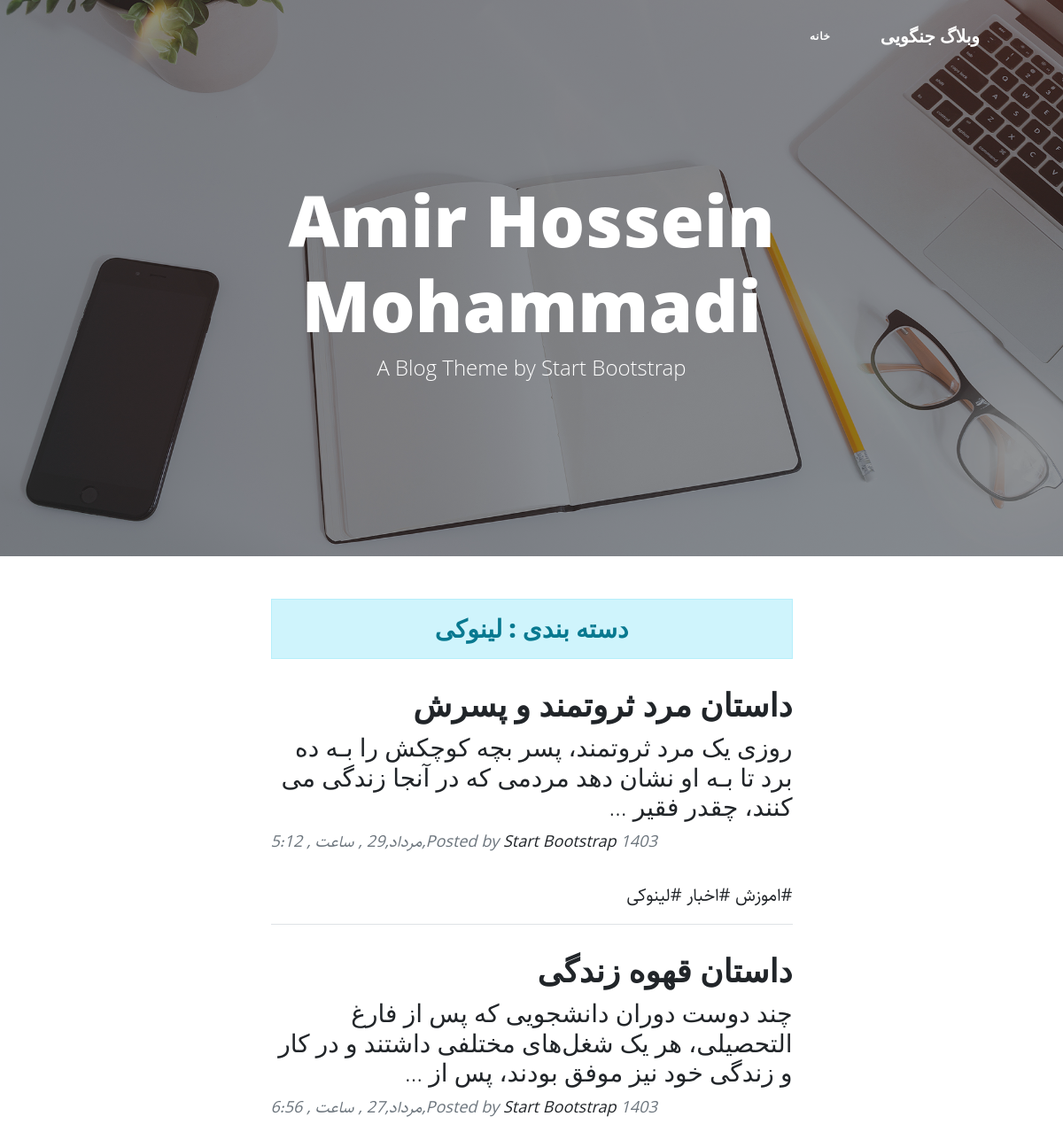
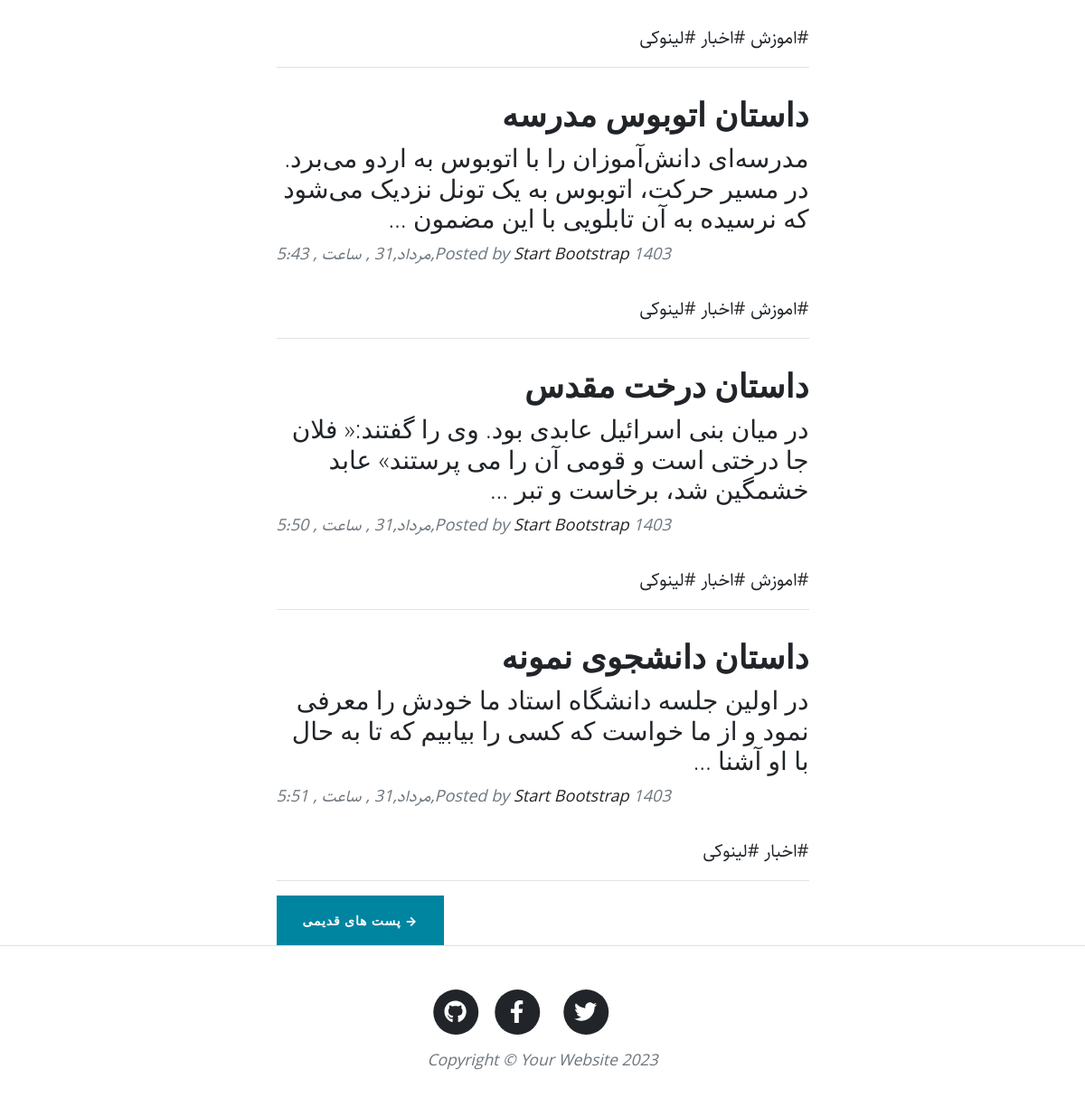
/category/linux, run on the app's committed database (2 pictures, top to bottom).
### home/models.py (models this page shows, shortened)
class Category(models.Model):
    parent = models.ForeignKey('self', null=True, blank=True, related_name='children', on_delete=models.SET_NULL, verbose_name='زیر دسته')
    title = models.CharField(max_length=100, verbose_name="عنوان دسته بندی")
    slug = models.SlugField(max_length=100, unique=True, verbose_name="ادرس دسته بندی")
    status = models.BooleanField(default=True, verbose_name="آیا نمایش داده شود؟")
    position = models.IntegerField(verbose_name="موقعیت")
    class Meta:  # ین کلاس برای تنظیمات مدل هست
        verbose_name_plural = 'دسته بندی ها'
        verbose_name = 'دسته بندی'
        ordering = ['parent__id', 'position'] # می خوام رکورد ها بر اساس پوزیشن و به صورت صعودی مرتب بشه

class Article(models.Model):
    STATUS_CHOICES = (
        ('D', 'پیش نویس'),  #  اگر دف انتخاب بشه دی نشون میده
        ('P', 'منتشر شده'),  #  اگر پابلیش انتخاب بشه پی نشون میده
    )
    title = models.CharField(max_length=100, verbose_name="عنوان مقاله")
    slug = models.SlugField(max_length=100, unique=True, verbose_name="ادرس مقاله")  #  ادرس
    category = models.ManyToManyField(Category, verbose_name="دسته بندی", related_name="articles")  #  برای دسته بندی استفاده میشه
    description = models.TextField(verbose_name="محتوا")  #
    thumbnail = models.ImageField(upload_to="thumbnails", verbose_name="تصویر مقاله")
    published = models.DateTimeField(default=timezone.now, verbose_name='زمان انتشار مقاله')  #  زمان انتشار
    created = models.DateTimeField(auto_now_add=True, verbose_name='زمان ساخت مقاله')  #  زمان ساخت
    updated = models.DateTimeField(auto_now=True, verbose_name='زمان ادیت مقاله')  #  زمان ابدیت
    status = models.CharField(max_length=1, choices=STATUS_CHOICES, default='D', verbose_name="وضعیت")
    class Meta: # ین کلاس برای تنظیمات مدل هست
        verbose_name_plural = 'مقالات' # برای جا هایی که نام مدل رو باید به صورت جمع بنویسه
        verbose_name = 'مقاله' # این دو تا نامی که برای مدل توی ادمین پنل باید بزارم رو تعیین میکنه
    def jpublished(self):  # ین تابع تایم رو برای تغییرات به تابع میفرسته تا تاریخ به شمسی بشه
        return change_to_jalali(self.published)
    def category_status(self):  # اگر توی کتگوری گفته شده باشه نمایش داده شود انگاه status = True
        return self.category.filter(status=True)
    objects = ArticleManager()  # منیجر ArticleManeger به قابلیت های منیجر objects اضافه میشه
    def thumbnail_tag(self): # این تابع برای نمایش تصویر هستش
        return format_html(f"<img width = 100 height = 75 style = border-radius:6px src='{self.thumbnail.url}'>")
    thumbnail_tag.short_description = "تصویر"

### home/views.py (the view)
# urls.py: path('category/<slug:slug>', views.category, name='category'),
def category(request, slug): # این تابع برای category هستش
    context = {
        'category': get_object_or_404(Category, slug=slug) # کتگوری های یک ارتیکل رو میگیره
    }
    return render(request, 'category.html', context)

### extensions/jalali.py (called while the page is built)
    def persian_tuple(self):
        return self.persian_year, self.persian_month, self.persian_day

### extensions/utils.py (called while the page is built)
def change_to_jalali(time):  #  برای تغییر اطلاعات به شمسی
    time_to_string = f"{time.year},{time.month},{time.day}" # فرمت رو به استرینگ تبدیل میکنه
    time_to_tuple = jalali.Gregorian(time_to_string).persian_tuple()  #  به شمسی تبدیل میکنه
    jmonth = ["فروردین","اردیبهشت","خرداد","تیر","مرداد","شهریور","مهر","ابان","اذر","دی","بهمن","سفند"]
    time_to_list = list(time_to_tuple)
    for index, month in enumerate(jmonth): # enumerate به هر عنصر از ارایه یک اندیس میده و month میشه نام هر عنصر
        if time_to_list[1] == index + 1:
            time_to_list[1] = month
            break
    output = f"{time_to_list[0]},{time_to_list[1]},{time_to_list[2]} , ساعت , {time.hour}:{time.minute}"
    return output

### home/templatetags/base_tags.py (called while the page is built)
@register.simple_tag
def title():
    return 'وبلاگ جنگویی'

### home/templates/category.html (shortened to what this page needs)
{% extends 'base.html' %}
{% load static %}
{% block pageHeader %}
        <header class="masthead" style="background-image: url('{% static "//home/assets/img/home-bg.jpg"  %}')">
            <div class="container position-relative px-4 px-lg-5">
                <div class="row gx-4 gx-lg-5 justify-content-center">
                    <div class="col-md-10 col-lg-8 col-xl-7">
                        <div class="site-heading">
                            <h1>Amir Hossein Mohammadi</h1>
                            <span class="subheading">A Blog Theme by Start Bootstrap</span>
                        </div>
                    </div>
                </div>
            </div>
        </header>
{% endblock %}
        {% block main %}
        <div class="container px-4 px-lg-5">
            <div class="row gx-4 gx-lg-5 justify-content-center">
                <div class="col-md-10 col-lg-8 col-xl-7">
                    <h3 class="alert alert-info text-center" >دسته بندی : {{ category.title }}</h3>
                    {% for item in category.articles.all %}
                        <div class="post-preview">
                            <a class = "card-body" href = "{% url 'home:detail' item.slug %}">
                                <h2 class="post-title">{{item.title}}</h2>
                                <h3 class="post-subtitle">{{item.description|truncatewords:25}}</h3>
                            </a>
                            <p class="post-meta">
                                Posted by
                                <a href="#!">Start Bootstrap</a>
                                {{item.jpublished}}
                            </p>
                            <div>
                                {% for cat in item.category_status.all %}
                                    <a href="{% url 'home:category' cat.slug %}" >#{{cat.title}}</a>
                                {% endfor %}
                            </div>
                        </div>
                        <hr>
                    {% endfor %}
                    <div class="pager-botton"><a class="btn btn-primary text-uppercase" href="#!">→ پست های قدیمی </a></div>
                </div>
            </div>
        </div>
        {% endblock %}

### static/home/css/rtl.css (style rules this page uses)
body { direction: rtl; text-align: right; font-family: Sahel; font-size: 20px; }
.post-meta { text-align: left; }
.pager-botton { float: left !important; }

### data on the page
Category: title "لینوکی"
Article: title "داستان مرد ثروتمند و پسرش", description "روزی یک مرد ثروتمند، پسر بچه کوچکش را بـه ده برد تا بـه او نشان دهد مردمی که در آنجا زندگی می کنند، چقدر فقیر …", jpublished "1403,مرداد,29 , ساعت , 5:12"
Category: title "اموزش"
Category: title "اخبار"
Article: title "داستان قهوه زندگی", description "چند دوست دوران دانشجویی که پس از فارغ التحصیلی، هر یک شغل‌های مختلفی داشتند و در کار و زندگی خود نیز موفق بودند، پس از …", jpublished "1403,مرداد,27 , ساعت , 6:56"
Article: title "داستان اتوبوس مدرسه", description "مدرسه‌ای دانش‌آموزان را با اتوبوس به اردو می‌برد. در مسیر حرکت، اتوبوس به یک تونل نزدیک می‌شود که نرسیده به آن تابلویی با این مضمون …", jpublished "1403,مرداد,31 , ساعت , 5:43"
Article: title "داستان درخت مقدس", description "در میان بنی اسرائیل عابدی بود. وی را گفتند:« فلان جا درختی است و قومی آن را می پرستند» عابد خشمگین شد، برخاست و تبر …", jpublished "1403,مرداد,31 , ساعت , 5:50"
Article: title "داستان دانشجوی نمونه", description "در اولين جلسه دانشگاه استاد ما خودش را معرفی نمود و از ما خواست كه كسی را بيابيم كه تا به حال با او آشنا …", jpublished "1403,مرداد,31 , ساعت , 5:51"
